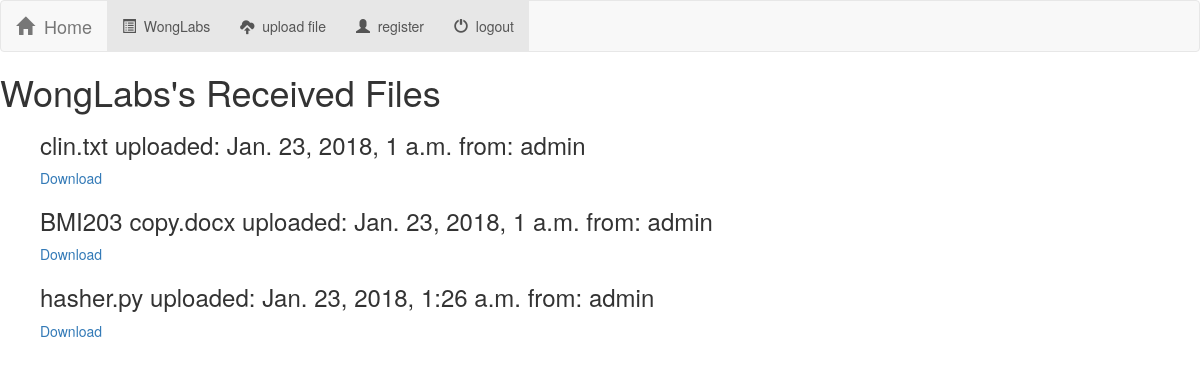
Before: /clinicaltrials/user/ (signed in) with the older database file.
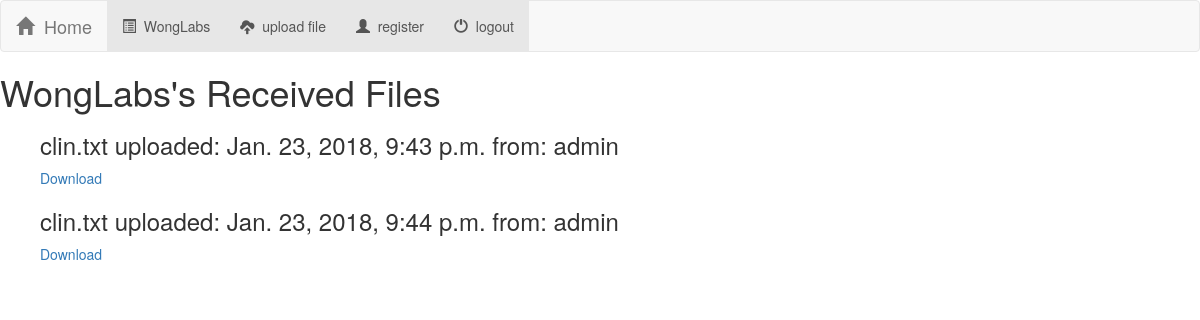
After: the same page with the newer database file.
### clinicaltrials/models.py (models this page shows, shortened)
class file(models.Model):
	clinicaltrial = models.ForeignKey(clinicaltrial, on_delete = models.CASCADE, blank=True, null=True)
	owner = models.ForeignKey(User, related_name="owner", on_delete = models.CASCADE, blank=True, null=True, unique = False)
	sender = models.ForeignKey(User, related_name="sender", on_delete = models.CASCADE, blank=True, null=True, unique = False)
	filename = models.CharField(max_length = 100)
	file_type = models.CharField(max_length = 100, blank=True, null = True)
	data = models.FileField()
	uploadDate = models.DateTimeField(auto_now_add=True)
	dataHash = models.CharField(max_length = 100, blank = True, null= True)

### clinicaltrials/views.py (the view)
def userhome(request):
    if request.user.is_anonymous:
        return render(request, 'clinicaltrials/index.html', {'all_trials': clinicaltrial.objects.all() })
    ownedFiles = file.objects.all().filter(owner=request.user)
    context = {"ownedFiles" : ownedFiles}
    return render(request, 'clinicaltrials/user_home.html', context)

### clinicaltrials/templates/clinicaltrials/user_home.html
{% extends 'clinicaltrials/base.html' %}
{% block body %}
<h1> {{user}}'s Received Files</h1>
{% for file in ownedFiles %}
	<ul>
		<h3> {{file.filename}} uploaded: {{file.uploadDate}} from: {{file.sender}} </h3>
		<a href="{% url 'clinicaltrial:download' file.data.path %}"> Download </a>
		<br>
	</ul>
{% endfor %}
{% endblock %}

Changed rows visible on the page:
removed file: filename "clin.txt", uploadDate "Jan. 23, 2018, 1 a.m.", sender "admin"
removed file: filename "BMI203 copy.docx", uploadDate "Jan. 23, 2018, 1 a.m.", sender "admin"
removed file: filename "hasher.py", uploadDate "Jan. 23, 2018, 1:26 a.m.", sender "admin"
added file: filename "clin.txt", uploadDate "Jan. 23, 2018, 9:43 p.m.", sender "admin"
added file: filename "clin.txt", uploadDate "Jan. 23, 2018, 9:44 p.m.", sender "admin"
